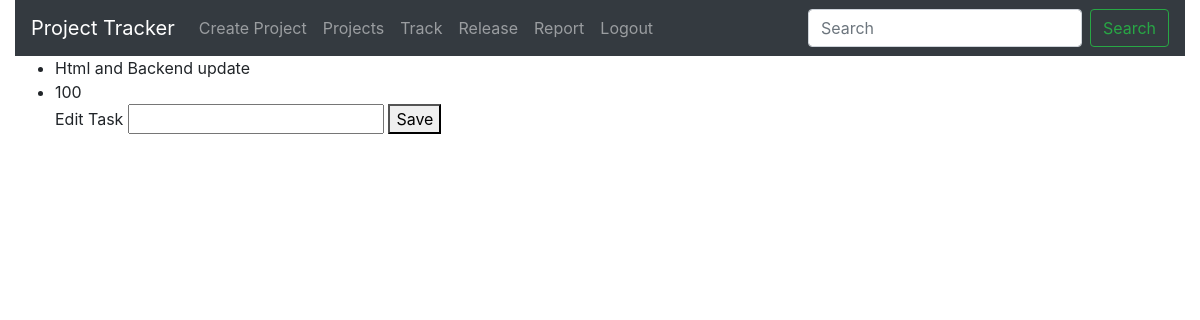
Page /1/task (signed in) on the earlier database version.
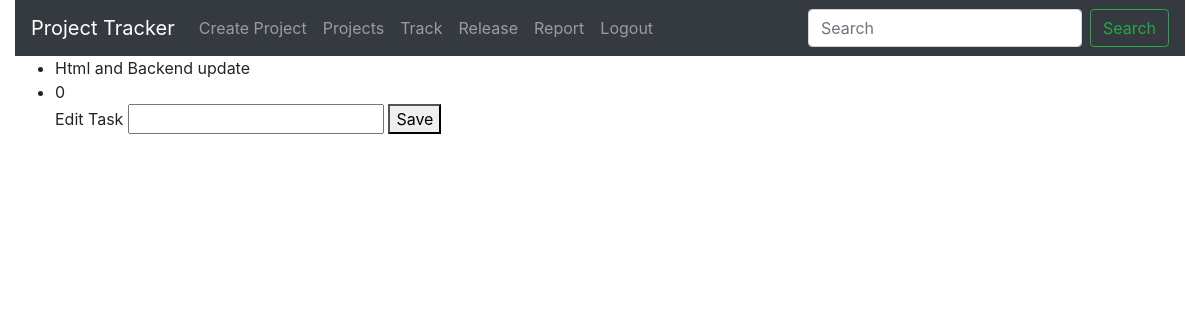
Same page on the later database version.
### Pmanage/models.py (models this page shows)
class Tasks(models.Model):
    projectid=models.ForeignKey(Project,on_delete=models.CASCADE,name="Pid")
    taskname=models.CharField(max_length=64)
    taskpercentage=models.IntegerField(default=0)

### Pmanage/views.py (the view)
# urls.py: path('<int:id>/task',views.task,name="inditask"),
@login_required
def task(request,id):
    print(id)
    task_id=Tasks.objects.filter(id=id)
    print(task_id)
    return render(request, "Pmanage/task.html",{"projects":task_id})

### Pmanage/templates/Pmanage/task.html (shortened to what this page needs)
{% extends 'Pmanage/layout.html' %}
{% block body %}
{% for p in projects %}
<ul>
    <form action="{% url 'Ptask' p.id %}">
    <li>{{p.taskname}}</li>
    <li>{{p.taskpercentage}}</li>
    <label>Edit Task</label>
    <input type="number" id="percent" name="percentage"/>
    <button id="but" value="{{p.taskpercentage}}">Save</button>
    </form>
</ul>
{% endfor %}
{% endblock %}

Differences in the rows shown:
changed Tasks "Html and Backend update": taskpercentage "100" → "0"
